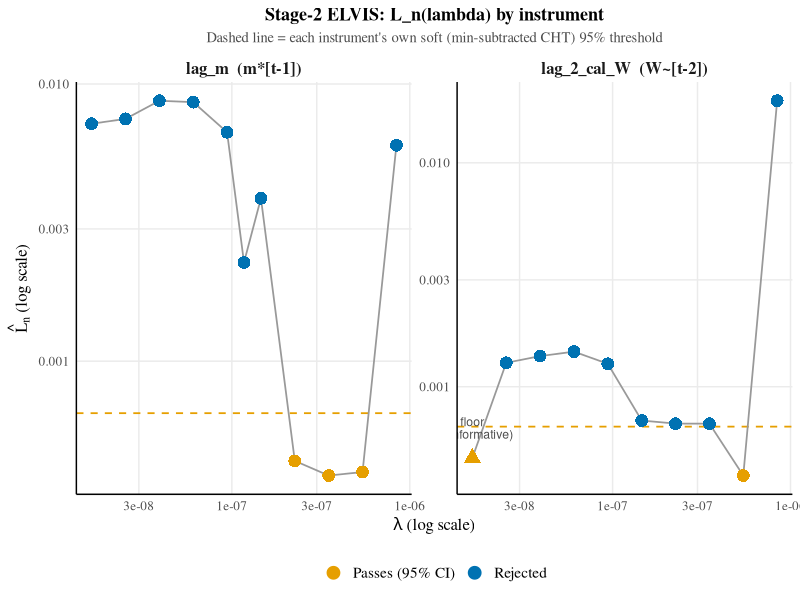

The R script that drew this image:
## Compare L_n(lambda) vs lambda across instruments: lag_m (clean contiguous CI)
## vs lag_2_cal_W (coarse grid, two disjoint passing points, floor pass not
## economically meaningful). Two-panel, shared log-log axes, own soft-CI
## threshold line per instrument (each has its own Lmin). 2026-09-10.

library(tidyverse)

n <- 32232; dg <- 9
qc <- qchisq(0.95, dg)

## lag_m's own grid tested 5 higher lambda values (6.05e-6 to 0.0161) that
## lag_2_cal_W's grid never covered -- all decisively rejected, not
## informative, and they force a much wider x-axis than the interesting
## region needs. Dropped here so both panels share the same x-axis range
## (2026-09-11, for the slide version of this plot).
lagm <- read.csv("Code/Products/1270-lambdagrid-lag_m-allcombined.csv") %>%
    filter(lambda <= 8.412e-07) %>%
    transmute(lambda, delta1_hat, delta2_hat, Lhat,
              instrument = "lag_m")

lag2w <- read.csv("Code/Products/1273-lambdagrid-noeta-lag_2_cal_W.csv") %>%
    transmute(lambda, delta1_hat, delta2_hat, Lhat,
              instrument = "lag_2_cal_W")

df <- bind_rows(lagm, lag2w) %>%
    group_by(instrument) %>%
    mutate(
        Lmin = min(Lhat),
        TS_soft = 2*n*(Lhat - Lmin),
        pass_soft = TS_soft <= qc,
        cat = if_else(pass_soft, "Passes (95% CI)", "Rejected")
    ) %>%
    ungroup() %>%
    mutate(
        instrument = factor(instrument, levels = c("lag_m", "lag_2_cal_W"),
                             labels = c("lag_m  (m*[t-1])", "lag_2_cal_W  (W~[t-2])")),
        is_floor = instrument == "lag_2_cal_W  (W~[t-2])" & lambda == min(lambda)
    )

hlines <- df %>% group_by(instrument) %>% summarise(y = min(Lhat) + qc/(2*n), .groups = "drop")

wong_orange <- "#E69F00"; wong_blue <- "#0072B2"; wong_grey <- "grey40"

p <- ggplot(df, aes(x = lambda, y = Lhat)) +
    geom_hline(data = hlines, aes(yintercept = y), color = wong_orange,
               linewidth = 0.6, linetype = "dashed") +
    geom_line(color = "grey60", linewidth = 0.6) +
    geom_point(aes(color = cat, shape = is_floor), size = 4) +
    geom_text(data = filter(df, is_floor), label = "floor\n(uninformative)",
              vjust = -0.9, size = 3.1, color = "grey30", lineheight = 0.85) +
    scale_color_manual(values = c("Passes (95% CI)" = wong_orange, "Rejected" = wong_blue)) +
    scale_shape_manual(values = c(`FALSE` = 16, `TRUE` = 17), guide = "none") +
    scale_x_log10(labels = scales::label_scientific()) +
    scale_y_log10() +
    facet_wrap(~instrument, scales = "free_y") +
    labs(x = expression(lambda~"(log scale)"), y = expression(hat(L)[n]~"(log scale)"),
         color = NULL,
         title = "Stage-2 ELVIS: L_n(lambda) by instrument",
         subtitle = "Dashed line = each instrument's own soft (min-subtracted CHT) 95% threshold") +
    theme_minimal() +
    theme(
        panel.grid.minor = element_blank(),
        axis.line = element_line(color = "black", linetype = "solid"),
        plot.title = element_text(family = "Times", size = 13, face = "bold", hjust = 0.5),
        plot.subtitle = element_text(family = "Times", size = 10.5, hjust = 0.5, color = "grey30"),
        strip.text = element_text(family = "Times", size = 12, face = "bold"),
        legend.position = "bottom",
        legend.text = element_text(size = 11),
        axis.title = element_text(size = 12),
        axis.text = element_text(size = 9.5),
        text = element_text(family = "Times")
    )

ggsave("Paper/images/1278-lambdagrid-lagm-vs-lag2W.png", p, width = 11, height = 6.5, dpi = 300)
cat("Saved: Paper/images/1278-lambdagrid-lagm-vs-lag2W.png\n")

## Delta comparison at each instrument's own passing point(s), vs. lag_m's best fit
cat("\n--- delta1/delta2 at passing points ---\n")
df %>% filter(pass_soft) %>%
    arrange(instrument, lambda) %>%
    select(instrument, lambda, delta1_hat, delta2_hat, Lhat, is_floor) %>%
    print(digits = 4)
